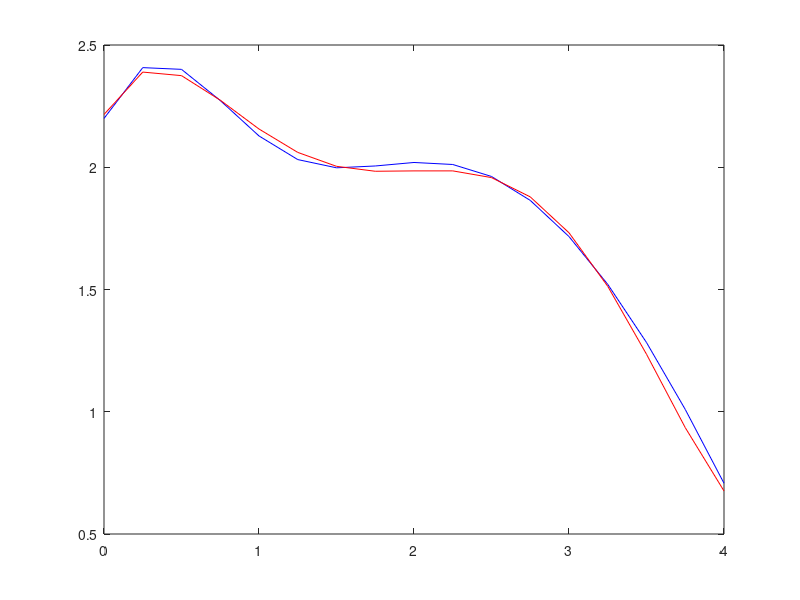
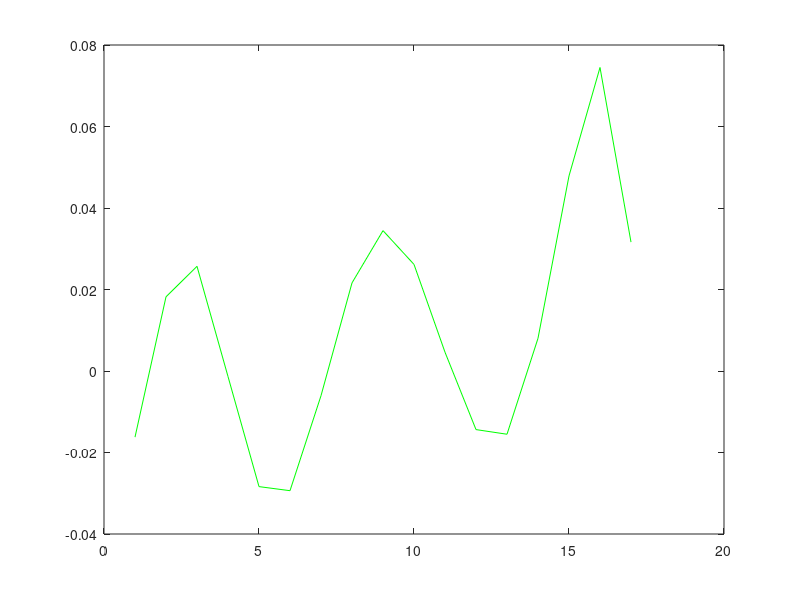

These figures' MATLAB source, in order:
y=[]
g=[]
e=[]
for x=0:0.25:4
    for i=1:length(x)
        yi=2*exp(-x^2)+2*sin(0.67*x+0.1);
        y=[y yi];
    end
    for i=1:length(x)
        gi=2.2159+1.243*x-2.6002*x.^2+1.7223*x.^3-0.4683*x.^4+0.0437*x.^5;
        g=[g gi];
    end
    e=y-g;
end

x=0:0.25:4;
plot(x,y,'b');
hold on;
plot(x,g,'r');
figure;
plot(e,'g');

mse=(1/length(x))*sum((y-g).^2)
